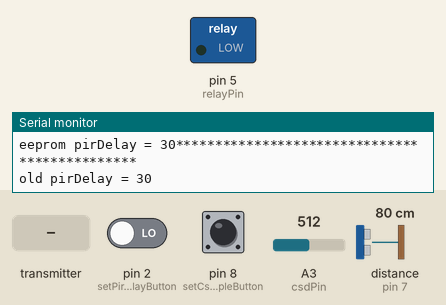
This sketch was run on a simulated Arduino Uno, built with avr-gcc and run on an emulated ATmega328P. Parts: switched loads named in the sketch (green lamp = pin HIGH), the last lines printed to the serial monitor. The inputs (shaded band) are chosen by the test bench; at power-on: pin 2 (setPirDelayButton) LOW, A3 (csdPin) = 512, distance to the obstacle (sensor on pin 7) 80 cm, pin 8 (setCsdSampleButton) HIGH. The echo pulse lasts 58.3 µs per cm; EEPROM starts erased; no radio packets arrive unless stated.

Above: at 1.3 s.
1.4 s: pin 2 (setPirDelayButton) driven HIGH
3.0 s: A3 (csdPin) set to 86
6.0 s: A3 (csdPin) set to 71
At 6.6 s:
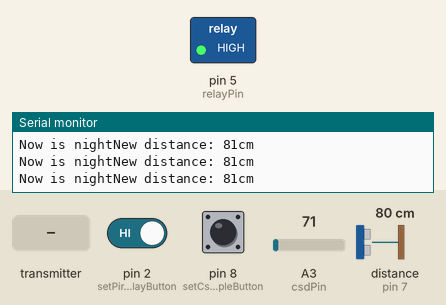
7.5 s: distance to the obstacle (sensor on pin 7) set to 2 cm
10.5 s: pin 8 (setCsdSampleButton) pulled LOW for 0.15 s
12.1 s: the transmitter starts sending msgType = 0
Timing chart, 0 to 21.0 s (numbered marks = the images above; inputs shaded):
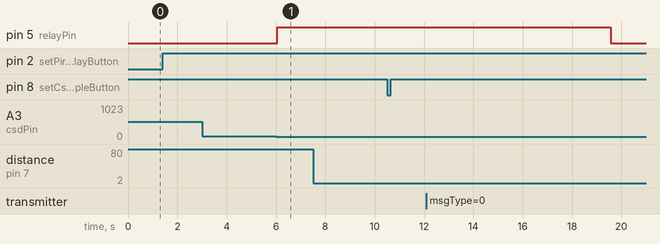

The sketch:

UltraSonicSwitch.ino
```cpp
#include <NewPing.h>
#include <SPI.h>
#include <EEPROM.h>
#include "nRF24L01.h"
#include "RF24.h"
#include "printf.h"
#include "smarthome.h"

#define DEVICE_ID 31
#define DEVICE_TYPE 30
#define UPDATE_INTERVAL 300000
#define MAX_DELAY 200

#define TRIGGER_PIN  6  // Arduino pin tied to trigger pin on the ultrasonic sensor.
#define ECHO_PIN     7  // Arduino pin tied to echo pin on the ultrasonic sensor.
#define MAX_DISTANCE 150 // Maximum distance we want to ping for (in centimeters). Maximum sensor distance is rated at 400-500cm.

NewPing sonar(TRIGGER_PIN, ECHO_PIN, MAX_DISTANCE); // NewPing setup of pins and maximum distance.

// Set up nRF24L01 radio on SPI bus plus pins 8 & 9
RF24 radio(9, 10);

const byte setCsdSampleButton = 8;
const byte setPirDelayButton = 2;
const byte relayPin  = 5;
const byte csdPin = A3;
const int scdSampleValueDefault = 20;                 // default
const int pirDelayDefault = 30;                      // (s) default

unsigned long lastCheckTime = 0;
//unsigned long checkTime = 0;
int pirDelay = 0;
int scdSampleValue = 0;
int csdValue = 0;
byte relayStatus = 0;
boolean isSwitchOn = false;
boolean isNight = false;

int currentDistance = 0;

void sendUpdate()
{
  message msg;
  msg.deviceID = DEVICE_ID;
  msg.deviceType = DEVICE_TYPE;
  msg.msgType = 2;
  msg.data[0] = relayStatus;
  msg.data[1] = scdSampleValue;
  msg.data[2] = pirDelay;

  printf("\nMsg size: %d", sizeof(struct message));
  printf("\nMsg Type type: %d", msg.msgType);
  printf("\nDevice ID: %d", msg.deviceID);
  printf("\nDevice type: %d", msg.deviceType);

  // Stop listening so we can talk
  radio.stopListening();
  bool ok = radio.write( &msg, sizeof(struct message));
  if (ok)
    printf("send update ok... \n");
  else
    printf("send update failed.\n\r");

  // Continue listening
  radio.startListening();
}
void setup()
{
  // Init message
  // Start serial connection
  Serial.begin(9600);

  //
  // Print preamble
  //

  printf_begin();
  pinMode(csdPin, INPUT);
  pinMode(setCsdSampleButton, INPUT_PULLUP);
  pinMode(setPirDelayButton, INPUT_PULLUP);
  pinMode(relayPin, OUTPUT); // Configure pin2,3,4 as an output
  digitalWrite(relayPin, LOW); // init OFF all relay
  relayStatus = 0; // status of relay is OFF

  scdSampleValue = EEPROM.read(0);
  pirDelay = EEPROM.read(1);

  if (scdSampleValue == 0 || scdSampleValue >= 255){
    scdSampleValue = scdSampleValueDefault;
    EEPROM.write(0, scdSampleValue);
  }

  if (pirDelay == 0 || pirDelay >= 255)
  {
    pirDelay = pirDelayDefault;
    EEPROM.write(1, pirDelay);
  }

  //
  // Setup and configure rf radio
  //

  radio.begin();

  // Optionally, increase the delay between retries & # of retries
  radio.setRetries(15, 15);

  // Optionally, reduce the payload size.  seems to
  // Improve reliability
  radio.setPayloadSize( sizeof(struct message) );

  //
  // Open pipes to other nodes for communication
  //

  radio.openWritingPipe(GATEWAY_PIPE);
  radio.openReadingPipe(1, CLIENT_PIPE+DEVICE_ID);

  //
  // Start listening
  //

  radio.startListening();

  //
  // Dump the configuration of the rf unit for debugging
  //

  radio.printDetails();

  // Waiting for Gateway implement the register command
  delay(50);

  sendUpdate();

  // Initial Health Check Cycle
  lastCheckTime = millis();

  // test
  printf("\nscdSampleValue = %d", scdSampleValue);
  printf("\npirDelay = %d", pirDelay);
  printf("\neeprom csd = %d", EEPROM.read(0));
  printf("\neeprom pirDelay = %d", EEPROM.read(1));
  printf("**********************************************");

}
void loop()
{
  if (!digitalRead(setCsdSampleButton))    // take sample light intensity
  {
    printf("\nOld csd sample value = %d", scdSampleValue);
    while(!digitalRead(setCsdSampleButton))
    {
      ;// waitting for set csd sample done
    }
    scdSampleValue = analogRead(csdPin)/4;
    EEPROM.write(0, scdSampleValue);
    printf("\nnew scdSampleValue value = %d", EEPROM.read(0));
    sendUpdate();
  }
  if (!digitalRead(setPirDelayButton))
  {
    printf("\nold pirDelay = %d", pirDelay);
    unsigned long checkTime = millis();
    while(!digitalRead(setPirDelayButton))
    {
      ;// waitting for set pir delay done
    }
    pirDelay = 10*(fabs(millis() - checkTime))/1000;

    if (pirDelay > MAX_DELAY)
    {
      pirDelay = MAX_DELAY;
    }
    EEPROM.write(1, pirDelay);
    printf("\nnew pirDelay = %d", EEPROM.read(1));
    sendUpdate();

  }
  // read the input on analog csdPin:
  // (which goes from 0 - 1023)

  csdValue = analogRead(csdPin)/4;

  // check presense by ultrasonic sensor
  unsigned int uS = sonar.ping(); // Send ping, get ping time in microseconds (uS).
  int newDistance = uS / US_ROUNDTRIP_CM; // Convert ping time to distance in cm and print result (0 = outside set distance range)
  Serial.print("New distance: ");
  Serial.print(newDistance);
  Serial.println("cm");

  if (csdValue < scdSampleValue)    // is night
  {
    printf("\nNow is night");
    isNight = true;
    if (newDistance<(currentDistance-5) || newDistance>(currentDistance+5))
    {
      printf("\nMotion detected");
      currentDistance = newDistance;
      lastCheckTime = millis();
      if (!isSwitchOn)
      {
        digitalWrite(relayPin, HIGH);
        relayStatus = 1;
        isSwitchOn = true;
        sendUpdate();
        lastCheckTime = millis();
      }
    }

    if (isSwitchOn && ((millis() - lastCheckTime)/1000 > pirDelay))
    {
      printf("\nTurn off light due to no activity");
      digitalWrite(relayPin, LOW);
      relayStatus = 0;

      isNight = false;
      isSwitchOn = false;
      sendUpdate();
      lastCheckTime = millis();
    }
  }
  else
  {
    if (isNight && (newDistance<(currentDistance-5) || newDistance>(currentDistance+5)))
    {
      lastCheckTime = millis();
    }
    if (isSwitchOn && ((millis() - lastCheckTime)/1000 > pirDelay))
    {
      digitalWrite(relayPin, LOW);
      relayStatus = 0;
      isNight = false;
      isSwitchOn = false;
      sendUpdate();
      lastCheckTime = millis();
    }
  }
  if (radio.available())
  {
    printf("\nData comes");
    struct message msg;
    bool done = false;
    // Dump the payloads until we've gotten everything
    while (!done)
    {
      // Fetch the payload, and see if this was the last one.
      done = radio.read( &msg, sizeof(struct message));
    }
    printf("\n\n\n");
    printf("\nMessage: msgType - %d;", msg.msgType);
    printf("\ndeviceID - %d", msg.deviceID);
    printf("\ndeviceType - %d;", msg.deviceType);
    printf("\ndata1: %d", msg.data[0]);
    printf("\ndata2: %d", msg.data[1]);
    printf("\ndata3: %d", msg.data[2]);
    printf("\n\n\n");
    // Check destination ID
    if (msg.deviceID == DEVICE_ID){
      // Update status if Switchboard received command request status from Gateway
      if (msg.msgType == RequireUpdate){
        sendUpdate();
        // Update Health Check Time
        lastCheckTime = millis();
      } else if (msg.msgType == ChangeStatus){
        if (msg.data[0] == 0 || msg.data[0] == 1) {
          printf("\nRelay data received is valid");
          digitalWrite(relayPin, msg.data[0]);
          relayStatus = msg.data[0];
        }
        sendUpdate();
        // Update Health Check Time
        lastCheckTime = millis();
      } else if (msg.msgType == SendSettings) {
        // get cds value
        if (msg.data[0] > 0 && msg.data[0] < 255) {
          scdSampleValue = msg.data[0];
          EEPROM.write(0, scdSampleValue);
          printf("\nnew scdSampleValue value = %d", EEPROM.read(0));
        }
        // get pirDelay value
        if (msg.data[1] > 0 && msg.data[1] <= MAX_DELAY) {
          pirDelay = msg.data[1];
          EEPROM.write(1, pirDelay);
          printf("\nnew pirDelay = %d", EEPROM.read(1));
        }
        sendUpdate();
      } else if (msg.deviceID == BROADCAST_ID){
        if (msg.msgType == RequireUpdate){
          // Waiting for other clients send status update to Gateway done
          delay(DEVICE_ID*20);
          sendUpdate();
          // Update Health Check Time
          lastCheckTime = millis();
        }
      }
    }
  }

  // Health Check Cycle
  if(lastCheckTime > millis())                                // Timer of Arduino resets after 50 days
  {
    lastCheckTime = 0;
  }
  else if((millis() - lastCheckTime) > UPDATE_INTERVAL )      // Send Update Status after 1 minutes
  {
    sendUpdate();
    // Update Health Check Time
    lastCheckTime = millis();
  }
  delay(50);
}
```

printf.h
```cpp
// (licence header left out)
/**
 * @file printf.h
 *
 * Setup necessary to direct stdout to the Arduino Serial library, which
 * enables 'printf'
 */

#ifndef __PRINTF_H__
#define __PRINTF_H__

#ifdef ARDUINO

int serial_putc( char c, FILE * )
{
  Serial.write( c );

  return c;
}

void printf_begin(void)
{
  fdevopen( &serial_putc, 0 );
}

#else
#error This example is only for use on Arduino.
#endif // ARDUINO

#endif // __PRINTF_H__
```

smarthome.h
```cpp
/**
 * File: smarthome.h
 *
 * Description: define command, pipe address, structure use in smarhome system
 *
 */

#ifndef __SMARTHOME_H__
#define __SMARTHOME_H__

////////////////// COMMON DEFINE ///////////////////////////////////
#define ON                        1
#define OFF                       0
#define START_BYTE                0x55
#define STOP_BYTE                 0x77
#define GATEWAY_ID                0x0
#define BROADCAST_ID              0xff


////////////////// PIPE ADDRESS ////////////////////////////////////
#define GATEWAY_PIPE              0xF0F0F0F0A0LL
#define CLIENT_PIPE               0xF0F0F0F0B0LL


////////////////// COMMNUNICATION COMMAND //////////////////////////
enum command
{
  cmd_set_status = 1,
  cmd_request_status,
  cmd_update_status,
  cmd_register
};


////////////////// DEVICE TYPE ///////////////////////////////////
enum device_type
{
  device_switchboard = 1,
  device_tempsensor,
  device_lockdoor,
  device_curtain
};


////////////////// ROOM LIST /////////////////////////////////////
enum room_list
{
  living_room = 1,
  kitchen_room,
  bed_room_1,
  bed_room_2,
  bed_room_3,
  bath_room_1,
  bath_room_2
};

enum message_type
{
	Register = 1, //Register message, sent when client boots up
	/*Update message sent to gateway when client status changed, 4 data int used for relay status
	  With sensor, only 1 or 2 data int used
	  With door lock, only 1 data int used for open or locked status
	*/
	Update,
	/*
	  Require Update message sent by gateway when booting up.
	  When received this, client must send its status to GW
	*/
	RequireUpdate,
	/*
	  Change Status message, sent from gateway to client to ask for changing status
	  With switch board or PIR, first byte is relay to turn on or off (1-4), second int is 0 (OFF) or 1 (ON)
	  With door lock, first int is used, either 0 (LOCKED) or 1 (OPEN)

	*/
	ChangeStatus,

        /*
	  Send setting message, sent from gateway to client to ask for changing setting values
	  With PIR, first byte is cds threshold (0-255), second int is PIR delay (0-200)
	*/
	SendSettings

};


////////////////// STRUCTURE ///////////////////////////////////////
// Message Structure
typedef struct message
{
  uint32_t msgType;
  uint32_t deviceType;
  uint32_t deviceID;
  uint32_t data[6];
};

// Client data
typedef struct client
{
  char id;
  char type;
  char room;
  char isAlive;
  char data[3];
};

#endif // __PRINTF_H__
```

Measured:
- the behaviour switches between 80 and 79 on A3 (csdPin) (found by bisection; images 0 and 1)
- after the input at 6.0 s, pin 5 (relayPin): LOW → HIGH after 0.05 s
